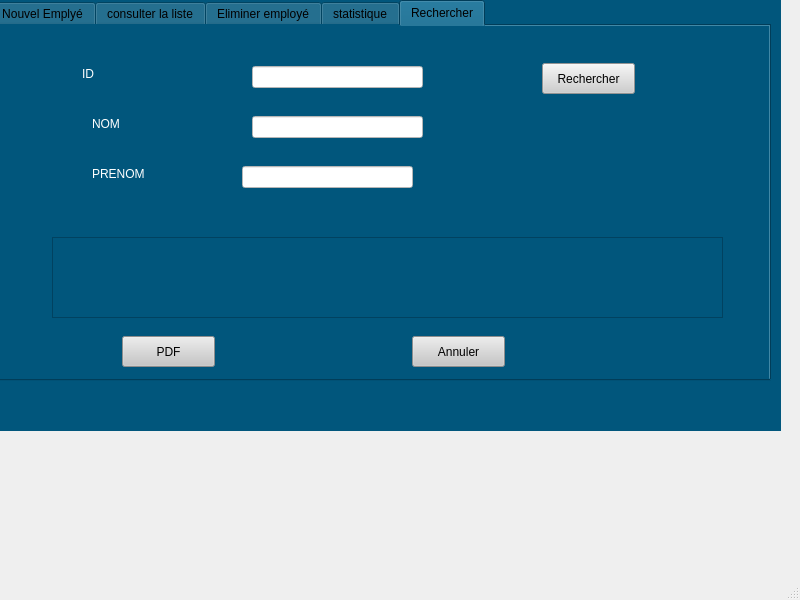
<?xml version="1.0" encoding="UTF-8"?>
<ui version="4.0">
 <class>MainWindow</class>
 <widget class="QMainWindow" name="MainWindow">
  <property name="geometry">
   <rect>
    <x>0</x>
    <y>0</y>
    <width>800</width>
    <height>600</height>
   </rect>
  </property>
  <property name="windowTitle">
   <string>MainWindow</string>
  </property>
  <widget class="QWidget" name="centralwidget">
   <widget class="QLabel" name="label_12">
    <property name="geometry">
     <rect>
      <x>0</x>
      <y>-10</y>
      <width>791</width>
      <height>571</height>
     </rect>
    </property>
    <property name="text">
     <string/>
    </property>
    <property name="pixmap">
     <pixmap>../../Downloads/IMG_20231026_121642_667.webp</pixmap>
    </property>
   </widget>
   <widget class="QStackedWidget" name="stackedWidget">
    <property name="geometry">
     <rect>
      <x>0</x>
      <y>0</y>
      <width>781</width>
      <height>431</height>
     </rect>
    </property>
    <property name="styleSheet">
     <string notr="true">background-color: rgb(1, 86, 124);</string>
    </property>
    <property name="currentIndex">
     <number>1</number>
    </property>
    <widget class="QWidget" name="page">
     <widget class="QLabel" name="label_11">
      <property name="geometry">
       <rect>
        <x>150</x>
        <y>60</y>
        <width>131</width>
        <height>51</height>
       </rect>
      </property>
      <property name="styleSheet">
       <string notr="true">font: 12pt &quot;MV Boli&quot;;
color: rgb(247, 247, 247);
text-decoration: underline;
font: 8pt &quot;MS Shell Dlg 2&quot;;
font: 11pt &quot;MS Shell Dlg 2&quot;;
font: 14pt &quot;MV Boli&quot;;</string>
      </property>
      <property name="text">
       <string>Employe</string>
      </property>
     </widget>
     <widget class="QLabel" name="label">
      <property name="geometry">
       <rect>
        <x>10</x>
        <y>10</y>
        <width>171</width>
        <height>61</height>
       </rect>
      </property>
      <property name="text">
       <string/>
      </property>
      <property name="pixmap">
       <pixmap>../../Downloads/employe.png</pixmap>
      </property>
     </widget>
     <widget class="QLabel" name="label_5">
      <property name="geometry">
       <rect>
        <x>140</x>
        <y>200</y>
        <width>151</width>
        <height>16</height>
       </rect>
      </property>
      <property name="styleSheet">
       <string notr="true">color: rgb(243, 243, 243);
font: 10pt &quot;MS Shell Dlg 2&quot;;</string>
      </property>
      <property name="text">
       <string>titre de poste</string>
      </property>
     </widget>
     <widget class="QLabel" name="label_6">
      <property name="geometry">
       <rect>
        <x>140</x>
        <y>250</y>
        <width>151</width>
        <height>21</height>
       </rect>
      </property>
      <property name="styleSheet">
       <string notr="true">color: rgb(236, 236, 236);
font: 10pt &quot;MS Shell Dlg 2&quot;;</string>
      </property>
      <property name="text">
       <string>password</string>
      </property>
     </widget>
     <widget class="QLineEdit" name="l_titreLogin">
      <property name="geometry">
       <rect>
        <x>392</x>
        <y>200</y>
        <width>131</width>
        <height>22</height>
       </rect>
      </property>
      <property name="styleSheet">
       <string notr="true">background-color: rgb(202, 202, 202);</string>
      </property>
     </widget>
     <widget class="QLineEdit" name="l_pass">
      <property name="geometry">
       <rect>
        <x>390</x>
        <y>260</y>
        <width>131</width>
        <height>22</height>
       </rect>
      </property>
      <property name="styleSheet">
       <string notr="true">background-color: rgb(202, 202, 202);</string>
      </property>
     </widget>
     <widget class="QPushButton" name="pb_confirmer">
      <property name="geometry">
       <rect>
        <x>620</x>
        <y>160</y>
        <width>93</width>
        <height>28</height>
       </rect>
      </property>
      <property name="styleSheet">
       <string notr="true">background-color: rgb(217, 217, 217);</string>
      </property>
      <property name="text">
       <string>confirmer</string>
      </property>
     </widget>
     <widget class="QPushButton" name="pb_annuler">
      <property name="geometry">
       <rect>
        <x>620</x>
        <y>240</y>
        <width>93</width>
        <height>28</height>
       </rect>
      </property>
      <property name="styleSheet">
       <string notr="true">background-color: rgb(207, 207, 207);</string>
      </property>
      <property name="text">
       <string>annuler</string>
      </property>
     </widget>
    </widget>
    <widget class="QWidget" name="page_2">
     <widget class="QTabWidget" name="tab_employe_2">
      <property name="geometry">
       <rect>
        <x>-10</x>
        <y>0</y>
        <width>781</width>
        <height>381</height>
       </rect>
      </property>
      <property name="styleSheet">
       <string notr="true">background-color: rgb(53, 107, 161);
background-color: rgb(180, 180, 180);
background-color: rgb(1, 86, 124);
alternate-background-color: rgb(64, 129, 193);</string>
      </property>
      <property name="currentIndex">
       <number>4</number>
      </property>
      <widget class="QWidget" name="tab">
       <attribute name="title">
        <string>Nouvel Emplyé</string>
       </attribute>
       <widget class="QLabel" name="label_2">
        <property name="geometry">
         <rect>
          <x>200</x>
          <y>30</y>
          <width>161</width>
          <height>20</height>
         </rect>
        </property>
        <property name="styleSheet">
         <string notr="true">color: rgb(255, 255, 255);</string>
        </property>
        <property name="text">
         <string>ID</string>
        </property>
       </widget>
       <widget class="QLineEdit" name="l_id">
        <property name="geometry">
         <rect>
          <x>380</x>
          <y>30</y>
          <width>141</width>
          <height>22</height>
         </rect>
        </property>
        <property name="styleSheet">
         <string notr="true">background-color: rgb(255, 255, 255);</string>
        </property>
       </widget>
       <widget class="QLabel" name="label_3">
        <property name="geometry">
         <rect>
          <x>190</x>
          <y>70</y>
          <width>131</width>
          <height>16</height>
         </rect>
        </property>
        <property name="styleSheet">
         <string notr="true">font: 10pt &quot;MS Shell Dlg 2&quot;;
color: rgb(255, 255, 255);</string>
        </property>
        <property name="text">
         <string>Nom </string>
        </property>
       </widget>
       <widget class="QLineEdit" name="l_nom">
        <property name="geometry">
         <rect>
          <x>380</x>
          <y>70</y>
          <width>141</width>
          <height>22</height>
         </rect>
        </property>
        <property name="styleSheet">
         <string notr="true">background-color: rgb(255, 255, 255);</string>
        </property>
       </widget>
       <widget class="QLabel" name="label_4">
        <property name="geometry">
         <rect>
          <x>190</x>
          <y>150</y>
          <width>101</width>
          <height>16</height>
         </rect>
        </property>
        <property name="styleSheet">
         <string notr="true">font: 10pt &quot;MS Shell Dlg 2&quot;;
color: rgb(255, 255, 255);</string>
        </property>
        <property name="text">
         <string>email </string>
        </property>
       </widget>
       <widget class="QLineEdit" name="l_email">
        <property name="geometry">
         <rect>
          <x>380</x>
          <y>150</y>
          <width>141</width>
          <height>22</height>
         </rect>
        </property>
        <property name="styleSheet">
         <string notr="true">background-color: rgb(255, 255, 255);</string>
        </property>
       </widget>
       <widget class="QLabel" name="label_8">
        <property name="geometry">
         <rect>
          <x>190</x>
          <y>190</y>
          <width>121</width>
          <height>21</height>
         </rect>
        </property>
        <property name="styleSheet">
         <string notr="true">font: 10pt &quot;MS Shell Dlg 2&quot;;
color: rgb(255, 255, 255);</string>
        </property>
        <property name="text">
         <string>titre de poste </string>
        </property>
       </widget>
       <widget class="QLabel" name="label_9">
        <property name="geometry">
         <rect>
          <x>190</x>
          <y>230</y>
          <width>161</width>
          <height>21</height>
         </rect>
        </property>
        <property name="styleSheet">
         <string notr="true">font: 10pt &quot;MS Shell Dlg 2&quot;;
color: rgb(255, 255, 255);</string>
        </property>
        <property name="text">
         <string>numéro de telephone</string>
        </property>
       </widget>
       <widget class="QLineEdit" name="l_num">
        <property name="geometry">
         <rect>
          <x>380</x>
          <y>230</y>
          <width>141</width>
          <height>22</height>
         </rect>
        </property>
        <property name="styleSheet">
         <string notr="true">background-color: rgb(255, 255, 255);</string>
        </property>
       </widget>
       <widget class="QPushButton" name="pb_ajouter">
        <property name="geometry">
         <rect>
          <x>610</x>
          <y>120</y>
          <width>91</width>
          <height>31</height>
         </rect>
        </property>
        <property name="styleSheet">
         <string notr="true">font: 10pt &quot;MS Shell Dlg 2&quot;;
background-color: rgb(185, 185, 185);</string>
        </property>
        <property name="text">
         <string>Ajouter</string>
        </property>
       </widget>
       <widget class="QLabel" name="label_13">
        <property name="geometry">
         <rect>
          <x>190</x>
          <y>110</y>
          <width>131</width>
          <height>16</height>
         </rect>
        </property>
        <property name="styleSheet">
         <string notr="true">font: 10pt &quot;MS Shell Dlg 2&quot;;
color: rgb(255, 255, 255);</string>
        </property>
        <property name="text">
         <string> Prenom</string>
        </property>
       </widget>
       <widget class="QLineEdit" name="l_prenom">
        <property name="geometry">
         <rect>
          <x>380</x>
          <y>110</y>
          <width>141</width>
          <height>22</height>
         </rect>
        </property>
        <property name="styleSheet">
         <string notr="true">background-color: rgb(255, 255, 255);</string>
        </property>
       </widget>
       <widget class="QLineEdit" name="l_titre">
        <property name="geometry">
         <rect>
          <x>380</x>
          <y>190</y>
          <width>141</width>
          <height>22</height>
         </rect>
        </property>
        <property name="styleSheet">
         <string notr="true">background-color: rgb(255, 255, 255);</string>
        </property>
       </widget>
       <widget class="QPushButton" name="pb_ajouter_2">
        <property name="geometry">
         <rect>
          <x>610</x>
          <y>210</y>
          <width>101</width>
          <height>31</height>
         </rect>
        </property>
        <property name="styleSheet">
         <string notr="true">font: 10pt &quot;MS Shell Dlg 2&quot;;
background-color: rgb(185, 185, 185);</string>
        </property>
        <property name="text">
         <string>Modifier</string>
        </property>
       </widget>
       <widget class="QLabel" name="label_16">
        <property name="geometry">
         <rect>
          <x>190</x>
          <y>260</y>
          <width>161</width>
          <height>21</height>
         </rect>
        </property>
        <property name="styleSheet">
         <string notr="true">font: 10pt &quot;MS Shell Dlg 2&quot;;
color: rgb(255, 255, 255);</string>
        </property>
        <property name="text">
         <string>etat</string>
        </property>
       </widget>
       <widget class="QLineEdit" name="l_etat">
        <property name="geometry">
         <rect>
          <x>380</x>
          <y>270</y>
          <width>141</width>
          <height>22</height>
         </rect>
        </property>
        <property name="styleSheet">
         <string notr="true">background-color: rgb(255, 255, 255);</string>
        </property>
       </widget>
       <widget class="QLabel" name="label_17">
        <property name="geometry">
         <rect>
          <x>190</x>
          <y>310</y>
          <width>161</width>
          <height>21</height>
         </rect>
        </property>
        <property name="styleSheet">
         <string notr="true">font: 10pt &quot;MS Shell Dlg 2&quot;;
color: rgb(255, 255, 255);</string>
        </property>
        <property name="text">
         <string>passe</string>
        </property>
       </widget>
       <widget class="QLineEdit" name="l_passe2">
        <property name="geometry">
         <rect>
          <x>380</x>
          <y>310</y>
          <width>141</width>
          <height>22</height>
         </rect>
        </property>
        <property name="styleSheet">
         <string notr="true">background-color: rgb(255, 255, 255);</string>
        </property>
       </widget>
      </widget>
      <widget class="QWidget" name="widget">
       <attribute name="title">
        <string>consulter la liste</string>
       </attribute>
       <widget class="QTableView" name="tab_employe">
        <property name="geometry">
         <rect>
          <x>0</x>
          <y>0</y>
          <width>761</width>
          <height>251</height>
         </rect>
        </property>
       </widget>
       <widget class="QPushButton" name="pb_tri">
        <property name="geometry">
         <rect>
          <x>320</x>
          <y>287</y>
          <width>101</width>
          <height>31</height>
         </rect>
        </property>
        <property name="styleSheet">
         <string notr="true">background-color: rgb(204, 204, 204);</string>
        </property>
        <property name="text">
         <string>tri</string>
        </property>
       </widget>
      </widget>
      <widget class="QWidget" name="tab_3">
       <attribute name="title">
        <string>Eliminer employé</string>
       </attribute>
       <widget class="QLabel" name="label_10">
        <property name="geometry">
         <rect>
          <x>200</x>
          <y>110</y>
          <width>61</width>
          <height>16</height>
         </rect>
        </property>
        <property name="styleSheet">
         <string notr="true">font: 10pt &quot;MS Shell Dlg 2&quot;;
color: rgb(255, 255, 255);</string>
        </property>
        <property name="text">
         <string>ID</string>
        </property>
       </widget>
       <widget class="QLineEdit" name="l_id_supp">
        <property name="geometry">
         <rect>
          <x>320</x>
          <y>110</y>
          <width>171</width>
          <height>22</height>
         </rect>
        </property>
        <property name="styleSheet">
         <string notr="true">background-color: rgb(255, 255, 255);</string>
        </property>
       </widget>
       <widget class="QPushButton" name="pb_supp">
        <property name="geometry">
         <rect>
          <x>280</x>
          <y>220</y>
          <width>93</width>
          <height>28</height>
         </rect>
        </property>
        <property name="styleSheet">
         <string notr="true">font: 10pt &quot;MS Shell Dlg 2&quot;;
background-color: rgb(185, 185, 185);</string>
        </property>
        <property name="text">
         <string>Supprimer</string>
        </property>
       </widget>
      </widget>
      <widget class="QWidget" name="tab_4">
       <attribute name="title">
        <string>statistique</string>
       </attribute>
       <widget class="QLabel" name="label_15">
        <property name="geometry">
         <rect>
          <x>0</x>
          <y>-10</y>
          <width>781</width>
          <height>361</height>
         </rect>
        </property>
        <property name="styleSheet">
         <string notr="true">background-color: rgb(244, 244, 244);</string>
        </property>
        <property name="text">
         <string/>
        </property>
       </widget>
      </widget>
      <widget class="QWidget" name="tab_2">
       <attribute name="title">
        <string>Rechercher</string>
       </attribute>
       <widget class="QLabel" name="label_14">
        <property name="geometry">
         <rect>
          <x>90</x>
          <y>40</y>
          <width>61</width>
          <height>16</height>
         </rect>
        </property>
        <property name="styleSheet">
         <string notr="true">font: 10pt &quot;MS Shell Dlg 2&quot;;
color: rgb(255, 255, 255);</string>
        </property>
        <property name="text">
         <string>ID</string>
        </property>
       </widget>
       <widget class="QLineEdit" name="le_id_rech">
        <property name="geometry">
         <rect>
          <x>260</x>
          <y>40</y>
          <width>171</width>
          <height>22</height>
         </rect>
        </property>
        <property name="styleSheet">
         <string notr="true">background-color: rgb(255, 255, 255);</string>
        </property>
       </widget>
       <widget class="QPushButton" name="le_recherche">
        <property name="geometry">
         <rect>
          <x>550</x>
          <y>37</y>
          <width>93</width>
          <height>31</height>
         </rect>
        </property>
        <property name="styleSheet">
         <string notr="true">background-color: rgb(206, 206, 206);</string>
        </property>
        <property name="text">
         <string>Rechercher</string>
        </property>
       </widget>
       <widget class="QPushButton" name="l_pdf">
        <property name="geometry">
         <rect>
          <x>130</x>
          <y>310</y>
          <width>93</width>
          <height>31</height>
         </rect>
        </property>
        <property name="styleSheet">
         <string notr="true">background-color: rgb(198, 198, 198);</string>
        </property>
        <property name="text">
         <string>PDF</string>
        </property>
       </widget>
       <widget class="QPushButton" name="le_annuler">
        <property name="geometry">
         <rect>
          <x>420</x>
          <y>310</y>
          <width>93</width>
          <height>31</height>
         </rect>
        </property>
        <property name="styleSheet">
         <string notr="true">alternate-background-color: rgb(200, 200, 200);
background-color: rgb(198, 198, 198);</string>
        </property>
        <property name="text">
         <string>Annuler</string>
        </property>
       </widget>
       <widget class="QTableWidget" name="tab_employe_rech">
        <property name="geometry">
         <rect>
          <x>60</x>
          <y>211</y>
          <width>671</width>
          <height>81</height>
         </rect>
        </property>
       </widget>
       <widget class="QLabel" name="label_18">
        <property name="geometry">
         <rect>
          <x>100</x>
          <y>90</y>
          <width>61</width>
          <height>16</height>
         </rect>
        </property>
        <property name="styleSheet">
         <string notr="true">font: 10pt &quot;MS Shell Dlg 2&quot;;
color: rgb(255, 255, 255);</string>
        </property>
        <property name="text">
         <string>NOM</string>
        </property>
       </widget>
       <widget class="QLabel" name="label_19">
        <property name="geometry">
         <rect>
          <x>100</x>
          <y>140</y>
          <width>71</width>
          <height>16</height>
         </rect>
        </property>
        <property name="styleSheet">
         <string notr="true">font: 10pt &quot;MS Shell Dlg 2&quot;;
color: rgb(255, 255, 255);</string>
        </property>
        <property name="text">
         <string>PRENOM</string>
        </property>
       </widget>
       <widget class="QLineEdit" name="le_nom_rech">
        <property name="geometry">
         <rect>
          <x>260</x>
          <y>90</y>
          <width>171</width>
          <height>22</height>
         </rect>
        </property>
        <property name="styleSheet">
         <string notr="true">background-color: rgb(255, 255, 255);</string>
        </property>
       </widget>
       <widget class="QLineEdit" name="le_prenom_rech">
        <property name="geometry">
         <rect>
          <x>250</x>
          <y>140</y>
          <width>171</width>
          <height>22</height>
         </rect>
        </property>
        <property name="styleSheet">
         <string notr="true">background-color: rgb(255, 255, 255);</string>
        </property>
       </widget>
      </widget>
     </widget>
    </widget>
   </widget>
  </widget>
  <widget class="QMenuBar" name="menubar">
   <property name="geometry">
    <rect>
     <x>0</x>
     <y>0</y>
     <width>800</width>
     <height>26</height>
    </rect>
   </property>
  </widget>
  <widget class="QStatusBar" name="statusbar"/>
 </widget>
 <resources/>
 <connections/>
</ui>
